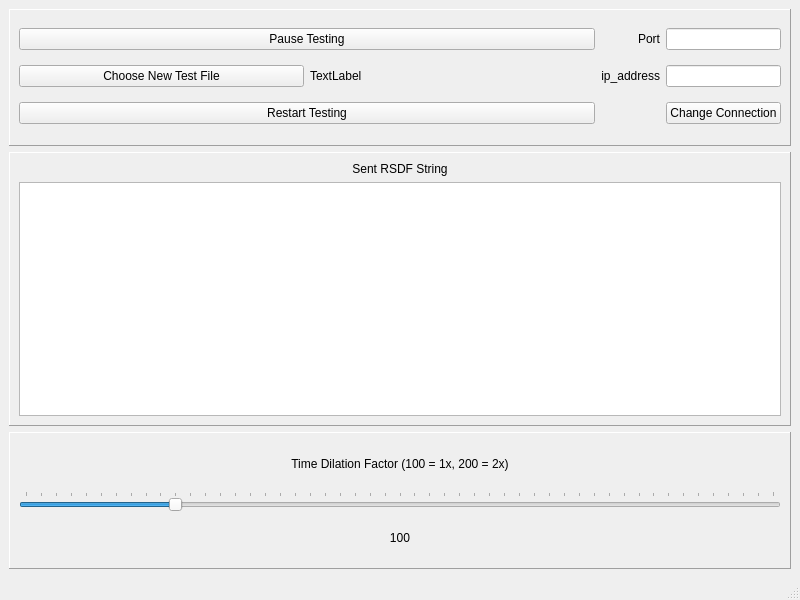
<?xml version="1.0" encoding="UTF-8"?>
<ui version="4.0">
 <class>TestingServer</class>
 <widget class="QMainWindow" name="TestingServer">
  <property name="geometry">
   <rect>
    <x>0</x>
    <y>0</y>
    <width>800</width>
    <height>600</height>
   </rect>
  </property>
  <property name="windowTitle">
   <string>MainWindow</string>
  </property>
  <widget class="QWidget" name="centralwidget">
   <layout class="QVBoxLayout" name="verticalLayout_2" stretch="2,4,2">
    <item>
     <widget class="QFrame" name="gridFrame">
      <property name="frameShape">
       <enum>QFrame::Panel</enum>
      </property>
      <property name="frameShadow">
       <enum>QFrame::Raised</enum>
      </property>
      <layout class="QGridLayout" name="ConnectionSettings" columnstretch="4,0,0">
       <item row="1" column="2">
        <widget class="QLineEdit" name="ip_address_input"/>
       </item>
       <item row="0" column="0">
        <widget class="QPushButton" name="pause_button">
         <property name="text">
          <string>Pause Testing</string>
         </property>
        </widget>
       </item>
       <item row="2" column="2">
        <widget class="QPushButton" name="change_connection_button">
         <property name="text">
          <string>Change Connection</string>
         </property>
        </widget>
       </item>
       <item row="0" column="1">
        <widget class="QLabel" name="port">
         <property name="text">
          <string>Port</string>
         </property>
         <property name="alignment">
          <set>Qt::AlignRight|Qt::AlignTrailing|Qt::AlignVCenter</set>
         </property>
        </widget>
       </item>
       <item row="0" column="2">
        <widget class="QLineEdit" name="port_input"/>
       </item>
       <item row="1" column="1">
        <widget class="QLabel" name="ip_address">
         <property name="text">
          <string>ip_address</string>
         </property>
         <property name="alignment">
          <set>Qt::AlignRight|Qt::AlignTrailing|Qt::AlignVCenter</set>
         </property>
        </widget>
       </item>
       <item row="2" column="0">
        <widget class="QPushButton" name="restart_button">
         <property name="text">
          <string>Restart Testing</string>
         </property>
        </widget>
       </item>
       <item row="1" column="0">
        <layout class="QHBoxLayout" name="horizontalLayout">
         <item>
          <widget class="QPushButton" name="OpenFileButton">
           <property name="text">
            <string>Choose New Test File</string>
           </property>
          </widget>
         </item>
         <item>
          <widget class="QLabel" name="selected_file">
           <property name="text">
            <string>TextLabel</string>
           </property>
          </widget>
         </item>
        </layout>
       </item>
      </layout>
     </widget>
    </item>
    <item>
     <widget class="QFrame" name="frame">
      <property name="frameShape">
       <enum>QFrame::Panel</enum>
      </property>
      <property name="frameShadow">
       <enum>QFrame::Raised</enum>
      </property>
      <layout class="QVBoxLayout" name="verticalLayout">
       <item>
        <widget class="QLabel" name="label">
         <property name="text">
          <string>Sent RSDF String</string>
         </property>
         <property name="alignment">
          <set>Qt::AlignCenter</set>
         </property>
        </widget>
       </item>
       <item>
        <widget class="QTextBrowser" name="raw_rsdf"/>
       </item>
      </layout>
     </widget>
    </item>
    <item>
     <widget class="QFrame" name="frame_2">
      <property name="frameShape">
       <enum>QFrame::Panel</enum>
      </property>
      <property name="frameShadow">
       <enum>QFrame::Raised</enum>
      </property>
      <layout class="QVBoxLayout" name="verticalLayout_3">
       <item>
        <widget class="QLabel" name="time_dilation_factor_2">
         <property name="text">
          <string>Time Dilation Factor (100 = 1x, 200 = 2x)</string>
         </property>
         <property name="alignment">
          <set>Qt::AlignCenter</set>
         </property>
        </widget>
       </item>
       <item>
        <widget class="QSlider" name="time_dilation_factor">
         <property name="maximum">
          <number>500</number>
         </property>
         <property name="singleStep">
          <number>1</number>
         </property>
         <property name="sliderPosition">
          <number>100</number>
         </property>
         <property name="orientation">
          <enum>Qt::Horizontal</enum>
         </property>
         <property name="tickPosition">
          <enum>QSlider::TicksAbove</enum>
         </property>
         <property name="tickInterval">
          <number>10</number>
         </property>
        </widget>
       </item>
       <item>
        <widget class="QLabel" name="time_dilation_factor_val">
         <property name="text">
          <string>100</string>
         </property>
         <property name="alignment">
          <set>Qt::AlignCenter</set>
         </property>
        </widget>
       </item>
      </layout>
     </widget>
    </item>
   </layout>
  </widget>
  <widget class="QMenuBar" name="menubar">
   <property name="geometry">
    <rect>
     <x>0</x>
     <y>0</y>
     <width>800</width>
     <height>21</height>
    </rect>
   </property>
  </widget>
  <widget class="QStatusBar" name="statusbar"/>
 </widget>
 <resources/>
 <connections>
  <connection>
   <sender>time_dilation_factor</sender>
   <signal>valueChanged(int)</signal>
   <receiver>time_dilation_factor_val</receiver>
   <slot>setNum(int)</slot>
   <hints>
    <hint type="sourcelabel">
     <x>399</x>
     <y>505</y>
    </hint>
    <hint type="destinationlabel">
     <x>399</x>
     <y>542</y>
    </hint>
   </hints>
  </connection>
 </connections>
</ui>
